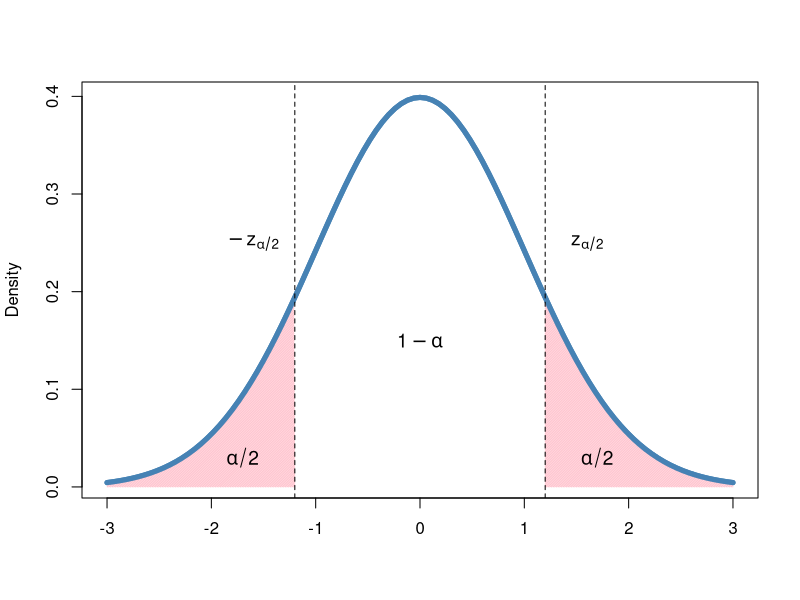
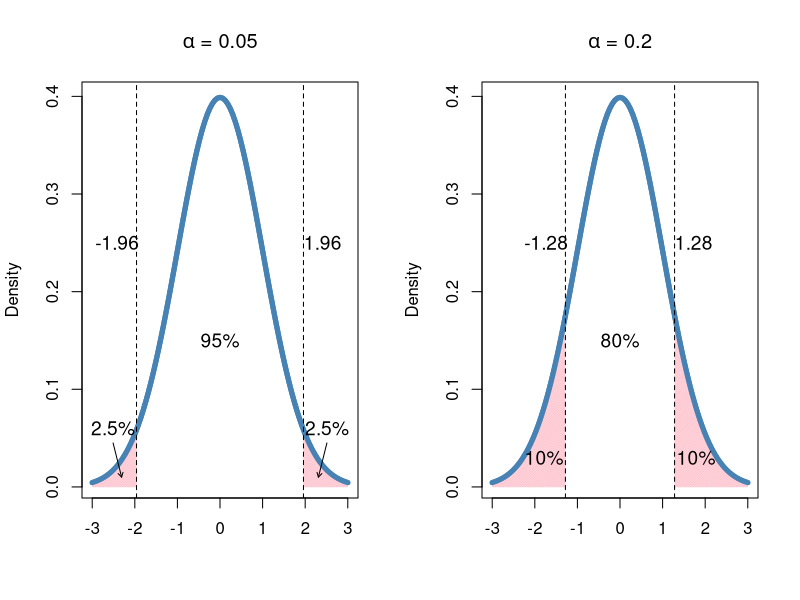

These charts were generated, in order, by the following R code:
## ---- chunk 1
library(markdown)
## ---- chunk 2
curve(dnorm(x, 0, 1), from = -3, to = 3, lwd = 5, col = 'steelblue',
      ylab = 'Density', main = "", xlab = '')
bnd <- 3
x <- seq(-bnd, bnd, 0.01)
y <- dnorm(x)
z <- 1.2

polygon(c(-bnd, x[x > -bnd & x < -z], -z ),
        c(0, y[x > -bnd & x < -z], 0), 
        col = 'pink',angle = 45, density = 85,
        border = FALSE)
polygon(c(z, x[x > z & x < bnd], bnd ),
        c(0, y[x > z & x < bnd], 0), 
        col = 'pink',angle = 45, density = 85,
        border = FALSE)
curve(dnorm(x, 0, 1), from = -3, to = 3, lwd = 5, col = 'steelblue',
      ylab = 'density', main = "Standard Normal", add = TRUE) 

text(c(-1, 1)*(z + 0.5), 0.03, cex = 1.15,
     labels = expression(paste(alpha/2)))
text(0, 0.15, cex = 1.15,
     labels = expression(paste(1 - alpha)))
abline(v = c(-z, z), lty  = 2)
text(z + 0.4, 0.25, cex = 1.15, labels = expression(paste(z[alpha/2])), xpd = T)
text(-z - 0.4, 0.25, cex = 1.15, labels = expression(paste(-z[alpha/2])), xpd = T)
## ---- chunk 3

par(mfrow = c(1,2))
curve(dnorm(x, 0, 1), from = -3, to = 3, lwd = 5, col = 'steelblue',
      ylab = 'Density', main = expression(paste(alpha, ' = 0.05')), xlab = '')
bnd <- 3
x <- seq(-bnd, bnd, 0.01)
y <- dnorm(x)
z <- qnorm(0.975)

polygon(c(-bnd, x[x > -bnd & x < -z], -z ),
        c(0, y[x > -bnd & x < -z], 0), 
        col = 'pink',angle = 45, density = 85,
        border = FALSE)
polygon(c(z, x[x > z & x < bnd], bnd ),
        c(0, y[x > z & x < bnd], 0), 
        col = 'pink',angle = 45, density = 85,
        border = FALSE)
curve(dnorm(x, 0, 1), from = -3, to = 3, lwd = 5, col = 'steelblue',
      ylab = 'density', main = "Standard Normal", add = TRUE) 

text(c(-1, 1)*(z + 0.55), 0.06, cex = 1.15,
     labels = '2.5%')
arrows(-z - 0.55, 0.045, x1 = -z - 0.35, y1 = 0.01, length = 0.05)
arrows(z + 0.55, 0.045, x1 = z + 0.35, y1 = 0.01, length = 0.05)
text(0, 0.15, cex = 1.15, labels = '95%')
abline(v = c(-z, z), lty  = 2)
text(z + 0.45, 0.25, cex = 1.15, labels = '1.96', xpd = T)
text(-z - 0.45, 0.25, cex = 1.15, labels = '-1.96', xpd = T)

############################################################
curve(dnorm(x, 0, 1), from = -3, to = 3, lwd = 5, col = 'steelblue',
      ylab = 'Density', main = expression(paste(alpha, ' = 0.2')), xlab = '')
bnd <- 3
x <- seq(-bnd, bnd, 0.01)
y <- dnorm(x)
z <- qnorm(0.90)

polygon(c(-bnd, x[x > -bnd & x < -z], -z ),
        c(0, y[x > -bnd & x < -z], 0), 
        col = 'pink',angle = 45, density = 85,
        border = FALSE)
polygon(c(z, x[x > z & x < bnd], bnd ),
        c(0, y[x > z & x < bnd], 0), 
        col = 'pink',angle = 45, density = 85,
        border = FALSE)
curve(dnorm(x, 0, 1), from = -3, to = 3, lwd = 5, col = 'steelblue',
      ylab = 'density', main = "Standard Normal", add = TRUE) 

text(c(-1, 1)*(z + 0.5), 0.03, cex = 1.15,
     labels = '10%')
text(0, 0.15, cex = 1.15, labels = '80%')
abline(v = c(-z, z), lty  = 2)
text(z + 0.45, 0.25, cex = 1.15, labels = '1.28', xpd = T)
text(-z - 0.45, 0.25, cex = 1.15, labels = '-1.28', xpd = T)
## ---- chunk 4
library(kableExtra)
col1 <- c('Correct (1 - $\\alpha$)', 'Incorrect $\\alpha$')
col2 <- c('Incorrect ($\\beta$)', 'Correct (1 - $\\beta$)')

toOutput <- cbind.data.frame(col1, col2)
colnames(toOutput) <- c("$H_0$ true", '$H_0$ false')
rownames(toOutput) <- c('Fail to reject $H_0$', 'Reject $H_0$')

kbl(toOutput) %>%
  kable_paper(full_width = F) %>%
  column_spec(2, width = "4em") %>%
  column_spec(3, width = "6em")|> kable_styling(full_width=FALSE)
## ---- chunk 5
p <- c('0.1', '0.05', '0.025', '0.01', '0.001')
strength <- c('Borderline', 'Moderate', 'Substantial', 'Strong', 'Overwhelming')
toPrint <- cbind.data.frame('p-value'=p, 'Evidence against null' = strength)
knitr::kable(toPrint) |> kable_styling(full_width=FALSE)
